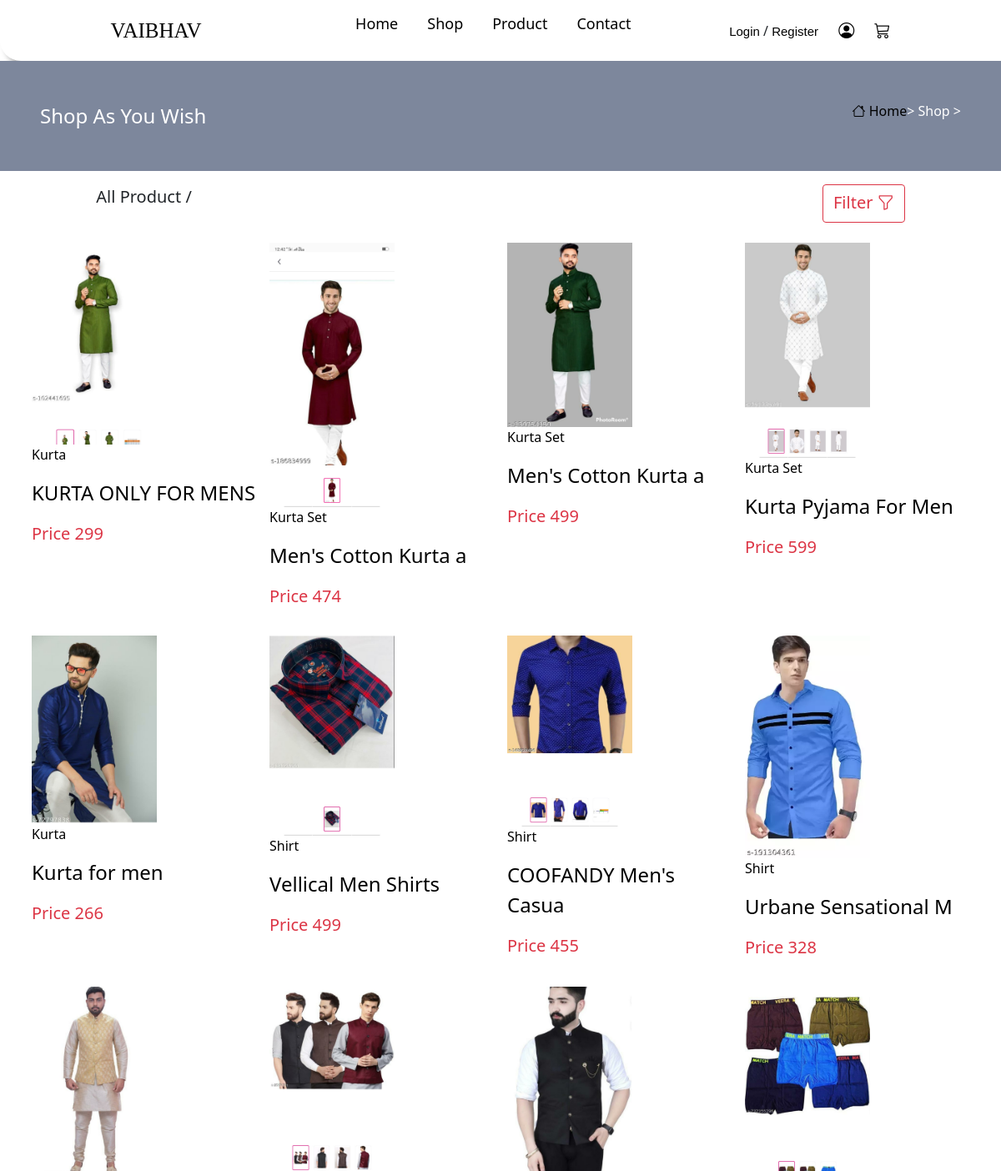
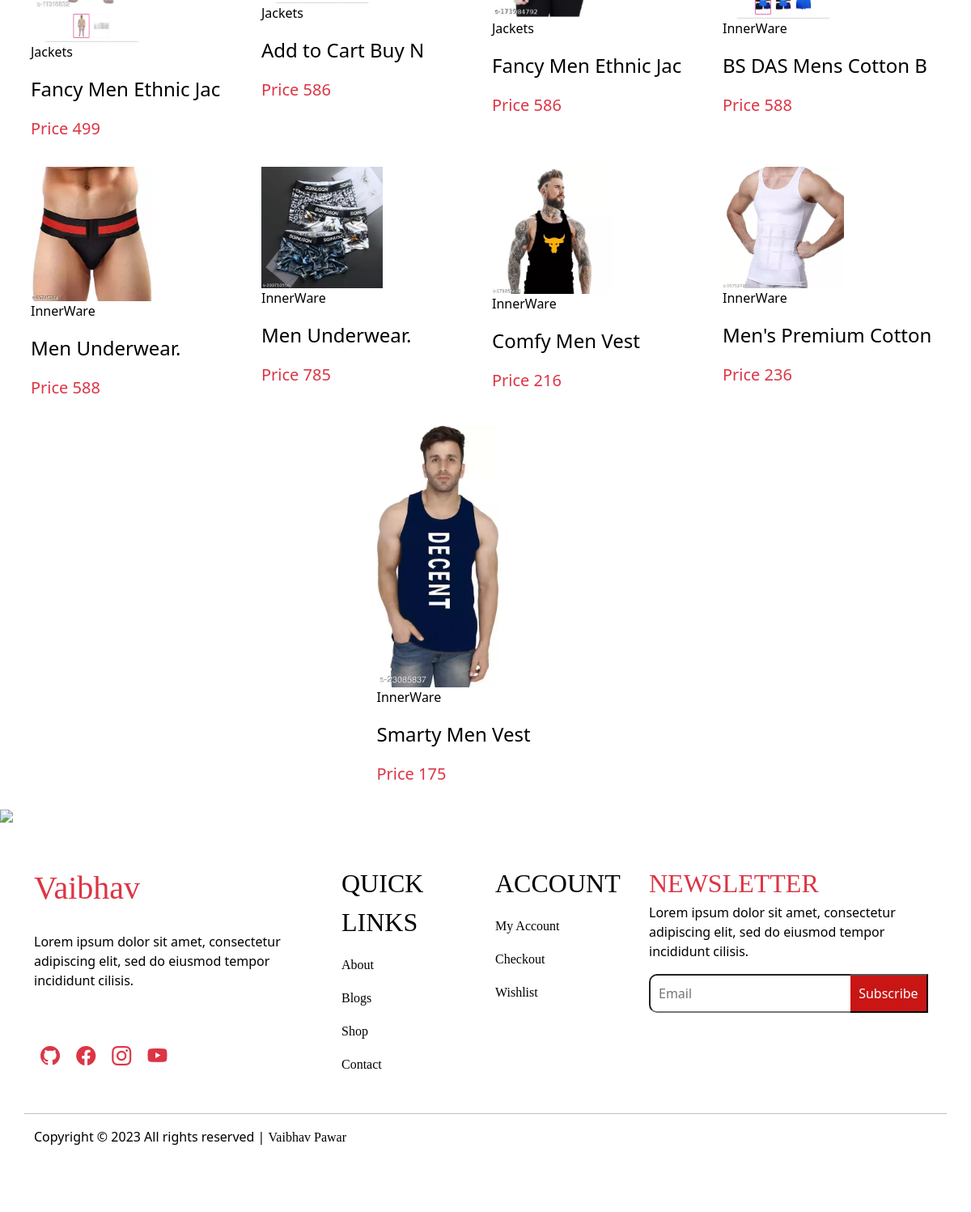
Screenshot of /Men.php with the database file from the repository (2 pictures, top to bottom).
### tables this page shows
CREATE TABLE `product` (
  `ID` int(15) NOT NULL,
  `category` varchar(255) NOT NULL,
  `sub_category` varchar(255) NOT NULL,
  `Pro_category` varchar(255) NOT NULL,
  `count` varchar(255) NOT NULL,
  `product_name` varchar(255) NOT NULL,
  `product_price` varchar(255) NOT NULL,
  `product_slug` varchar(255) NOT NULL,
  `info` varchar(5255) NOT NULL,
  `product_id` varchar(5255) NOT NULL,
  `file` varchar(566) NOT NULL,
  `Date` date NOT NULL DEFAULT current_timestamp()
);

### Men.php (the view, shortened to what this page needs)
<?php
include 'DB.php';
?>
<!doctype html>
<html lang="en">
<head>
    <link href="https://cdn.jsdelivr.net/npm/bootstrap@5.0.2/dist/css/bootstrap.min.css" rel="stylesheet">
    <link rel="stylesheet" href="CSS/Nav.css">
    <link rel="stylesheet" href="CSS/index.css">
    <link rel="stylesheet" href="https://cdn.jsdelivr.net/npm/bootstrap-icons@1.10.4/font/bootstrap-icons.css">
</head>
<body>
     <?php include 'Navbar.php' ?>
    <div class="conatiner-fluid p-5 page">
        <div class="row justify-content-center">
            <div class="col-md-6 d-flex justify-content-end order-lg-2 pb-2  ">
                <a href="index.php"><i class="bi bi-house"></i> Home</a> > Shop >
            </div>
            <div class="col-md-6 fs-4 order-lg-1">
                Shop As You Wish
            </div>
        </div>
    </div>
    <div class="conatiner">
        <div class="row justify-content-center p-3">
            <div class="col-md-5">
                <p class="fs-5">All Product / </p>
            </div>
            <div class="col-md-5 d-flex justify-content-end">
                <a class="btn btn-outline-danger fs-5" data-bs-toggle="collapse" href="#collapseExample" role="button" aria-expanded="false" aria-controls="collapseExample">
                    Filter <i class="bi bi-funnel"></i>
                </a>
            </div>
        </div>
    </div>
    <div class="container">
        <div class="row justify-content-center">
            <?php
            $Product = "SELECT * FROM `product` where  category='Men' ";
            $Product_chk = mysqli_query($con, $Product);
            while ($row = mysqli_fetch_assoc($Product_chk)) {
                if ($Product) {
            ?>
                    <div class="col-md-3 col-5 p-2">
                        <a href="Buy.php?ids=<?php echo $row['ID'] ?>">
                            <img src="Admin/<?php echo $row['file']  ?>" class="img-fluid" width="150px" height="240px" />
                            <p class="text-Dark "><?php echo $row['Pro_category']  ?></p>
                            <p class="fs-4 text-Dark"><?php echo substr($row['product_name'], 0, 20) ?></p>
                            <p class="fs-5 text-danger">Price <?php echo $row['product_price']  ?> </p>
                        </a>
                    </div>
            <?php
                }
            }
            ?>
        </div>
    </div>
    <?php include 'footer.php'; ?>
</body>
</html>

### CSS/Nav.css (style rules this page uses)
a { text-decoration: none; }

### CSS/index.css (style rules this page uses)
a { color: #fff; }
.page { background-color: #7d879c; color: White; }

### Men.php (style rules this page uses)
a { color: black; }

### rows the page displays
product: file (picture), Pro_category "Kurta", product_name "KURTA ONLY FOR MENS", product_price "299"
product: file (picture), Pro_category "Kurta Set", product_name "Men's Cotton Kurta a", product_price "474"
product: file (picture), Pro_category "Kurta Set", product_name "Men's Cotton Kurta a", product_price "499"
product: file (picture), Pro_category "Kurta Set", product_name "Kurta Pyjama For Men", product_price "599"
product: file (picture), Pro_category "Kurta", product_name "Kurta for men", product_price "266"
product: file (picture), Pro_category "Shirt", product_name "Vellical Men Shirts", product_price "499"
product: file (picture), Pro_category "Shirt", product_name "COOFANDY Men's Casua", product_price "455"
product: file (picture), Pro_category "Shirt", product_name "Urbane Sensational M", product_price "328"
product: file (picture), Pro_category "Jackets", product_name "Fancy Men Ethnic Jac", product_price "499"
product: file (picture), Pro_category "Jackets", product_name "Add to Cart Buy N", product_price "586"
product: file (picture), Pro_category "Jackets", product_name "Fancy Men Ethnic Jac", product_price "586"
product: file (picture), Pro_category "InnerWare", product_name "BS DAS Mens Cotton B", product_price "588"
product: file (picture), Pro_category "InnerWare", product_name "Men Underwear.", product_price "588"
product: file (picture), Pro_category "InnerWare", product_name "Men Underwear.", product_price "785"
product: file (picture), Pro_category "InnerWare", product_name "Comfy Men Vest", product_price "216"
product: file (picture), Pro_category "InnerWare", product_name "Men's Premium Cotton", product_price "236"
product: file (picture), Pro_category "InnerWare", product_name "Smarty Men Vest", product_price "175"
